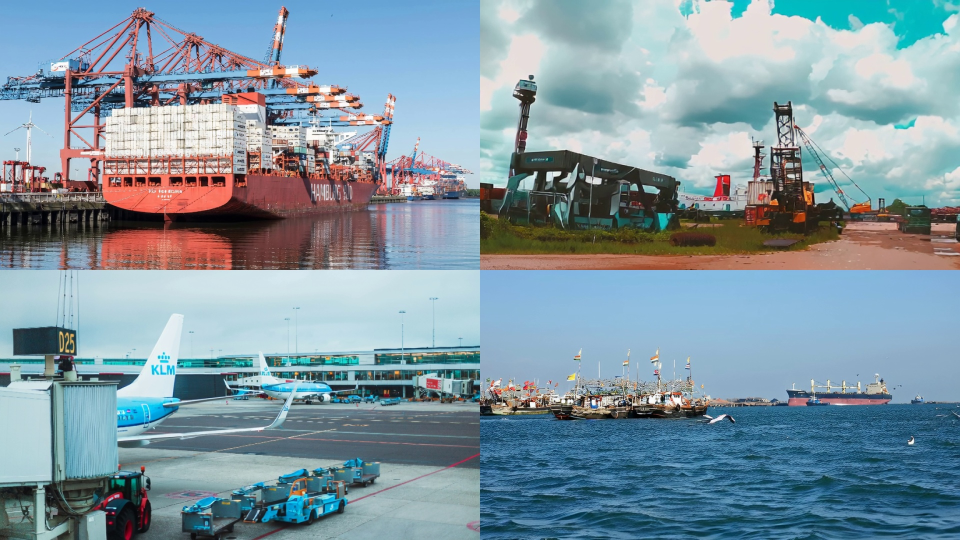
#> input picture site/assets/categories/dynamic_photorealistic_multi_motion.jpg, 1920 x 1080 px (shown at 1/2 size)
$ python -i generate_hero_cover_video.py   (imports and definitions only)
#> lines starting #> are read from the running program, lines starting #| are printed output that depends on the picture
#> further down, picture is the input picture: PIL image 1920x1080 RGB; mean R, G, B 127.7, 149.9, 161.3
#!/usr/bin/env python3
"""Generate a cinematic hero cover video from WorldArena benchmark data."""

from __future__ import annotations

import hashlib
import json
import math
import random
import shutil
import subprocess
import sys
from collections import defaultdict
from dataclasses import dataclass
from pathlib import Path

import imageio_ffmpeg
from PIL import Image, ImageDraw, ImageEnhance, ImageFilter, ImageFont, ImageOps

ROOT = Path(__file__).resolve().parents[1]
IMAGE_ROOT = ROOT.parent / "data/OpenEnvision/worldarena/image_test_balanced_5000"
VIDEO_ROOT = ROOT.parent / "data/OpenEnvision/worldarena/videos"
ANNOTATIONS = IMAGE_ROOT / "image_annotations.json"
OUTPUT = ROOT / "site/assets/benchmark_hero_cover.mp4"
PROMO_COVER = ROOT / "site/assets/worldarena-hero-cover.png"
WORK = ROOT / "artifacts/hero_cover_build"
# [1 line that did not run here, left out]

WIDTH, HEIGHT = 1920, 1080
FPS = 24
SEED = 20260620
MIN_VIDEO_QUALITY = 120.0  # prefer 4K sources
MIN_VIDEO_QUALITY_FALLBACK = 75.0
VIDEO_CLIP_SECONDS = 2.4
IMAGE_GALLERY_SECONDS = 6.5
COVER_SECONDS = 5.0
SHOWCASE_CLIP_COUNT = 8
SHOWCASE_CLIP_SECONDS = 2.0
IMAGES_PER_GALLERY = 48

FONT_BOLD = Path("/usr/share/fonts/truetype/dejavu/DejaVuSans-Bold.ttf")
FONT_REGULAR = Path("/usr/share/fonts/truetype/dejavu/DejaVuSans.ttf")
FONT_SERIF = Path("/usr/share/fonts/truetype/dejavu/DejaVuSerif-Bold.ttf")

VIDEO_EXTS = {".mp4", ".mov", ".webm", ".mkv"}
VIDEO_SCAN_ROOTS = [
    VIDEO_ROOT / "dynamic/photorealistic/videos",
    VIDEO_ROOT / "dynamic/stylized/videos",
    VIDEO_ROOT / "indoor",
    VIDEO_ROOT / "outdoor",
]


@dataclass(frozen=True)
class CategorySpec:
    key: str
    headline: str
    tags: tuple[str, ...]
    count: int
    accent: tuple[int, int, int]
    image_filter: str
    video_hint: str | None = None


# [113 lines left out: functions humanize, run, load_font, annotation_category_key, build_category_specs, index_annotations and 1 more, not called in this run]


def is_ultra_hd(path: Path) -> bool:
    name = path.name.lower()
    return any(token in name for token in ("3840", "2160", "4k"))


# [81 lines left out: functions collect_videos, videos_for_hint, pick_video_for_category, load_image_fitted, load_category_images, load_thumb, not called in this run]


_CINEMATIC_OVERLAY: Image.Image | None = None


def cinematic_overlay() -> Image.Image:
    global _CINEMATIC_OVERLAY
    if _CINEMATIC_OVERLAY is not None:
        return _CINEMATIC_OVERLAY
    overlay = Image.new("RGBA", (WIDTH, HEIGHT), (0, 0, 0, 0))
#> overlay: PIL image 1920x1080 RGBA; every value is 0
    draw = ImageDraw.Draw(overlay)
    for y in range(HEIGHT):
        t = y / max(HEIGHT - 1, 1)
        alpha = int(255 * (0.34 * (0.15 + 0.85 * t)))
        draw.line([(0, y), (WIDTH, y)], fill=(8, 10, 18, alpha))
    vignette = Image.new("L", (WIDTH, HEIGHT), 0)
#> vignette: PIL image 1920x1080 L; every value is 0
    vdraw = ImageDraw.Draw(vignette)
    vdraw.ellipse((-220, -120, WIDTH + 220, HEIGHT + 220), fill=210)
    vignette = vignette.filter(ImageFilter.GaussianBlur(90))
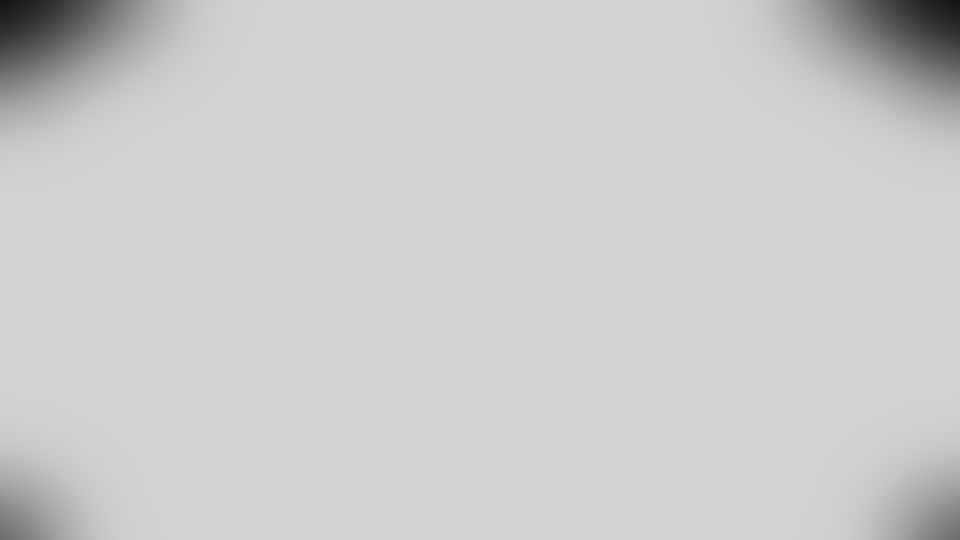
#> vignette: PIL image 1920x1080 L (shown at 1/2 size); min 21, max 210, mean 203.2
    dark = Image.new("RGBA", (WIDTH, HEIGHT), (0, 0, 0, 120))
    transparent = Image.new("RGBA", (WIDTH, HEIGHT), (0, 0, 0, 0))
    composed = Image.composite(dark, transparent, vignette)
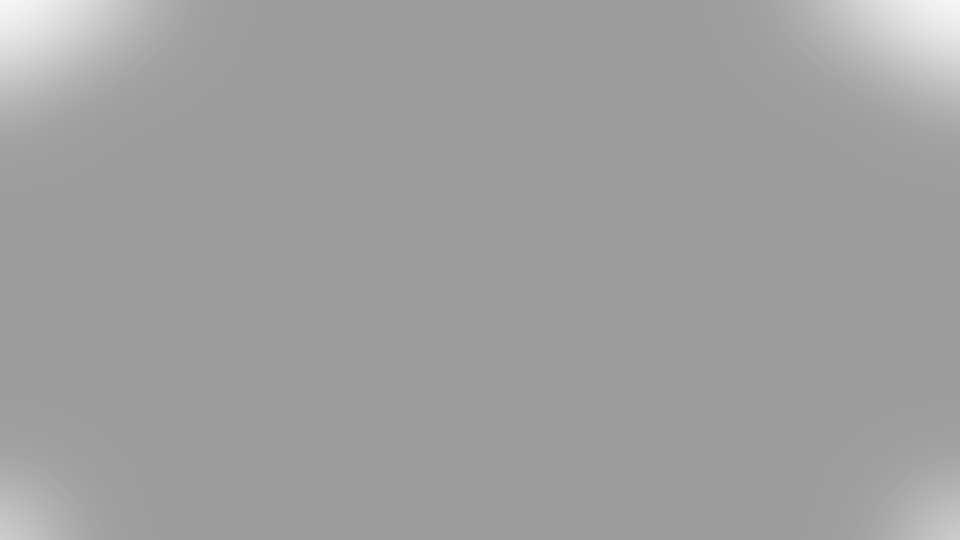
#> composed: PIL image 1920x1080 RGBA (shown at 1/2 size); mean R, G, B, A 0, 0, 0, 95.7; transparent parts drawn white
    _CINEMATIC_OVERLAY = Image.alpha_composite(overlay, composed)
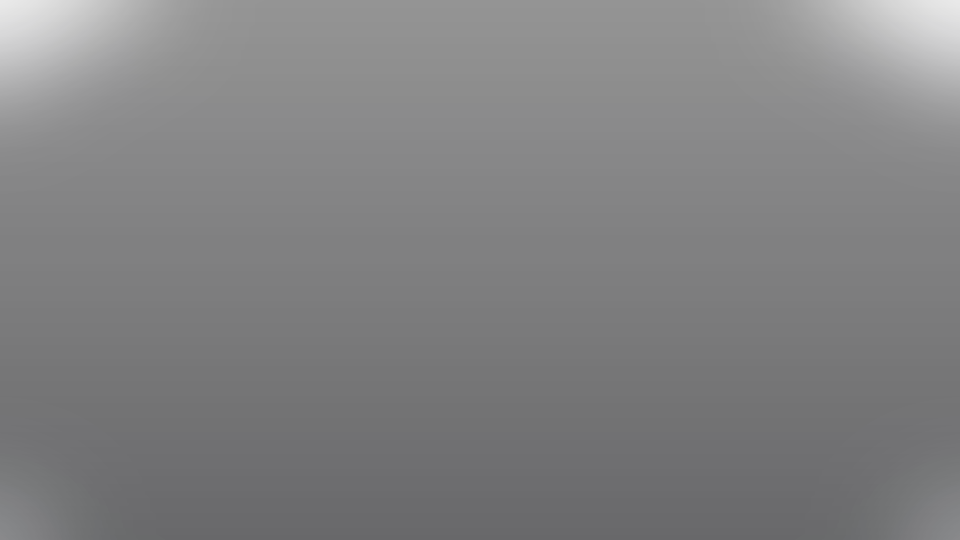
#> _CINEMATIC_OVERLAY: PIL image 1920x1080 RGBA (shown at 1/2 size); mean R, G, B, A 1.9, 2.3, 4.2, 126.3; transparent parts drawn white
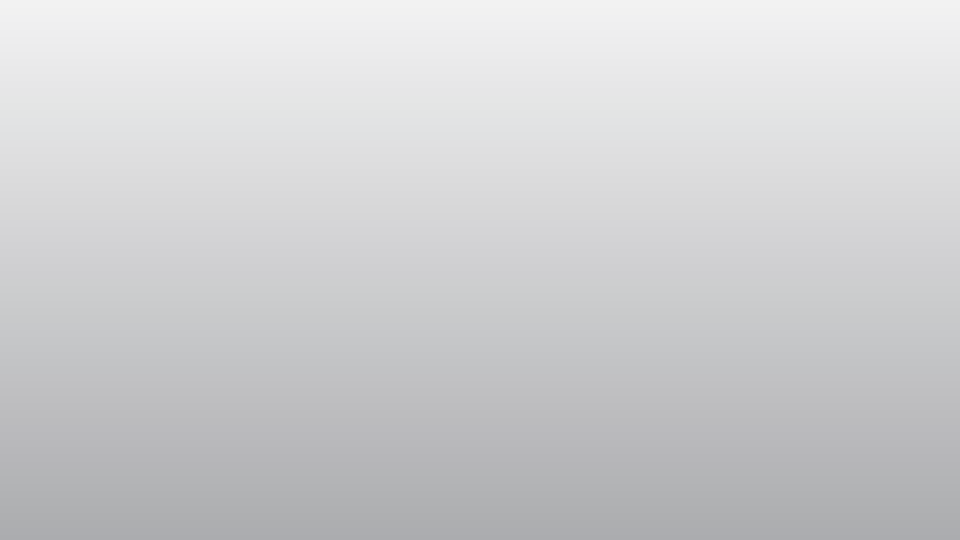
#> overlay: PIL image 1920x1080 RGBA (shown at 1/2 size); mean R, G, B, A 8, 10, 18, 49.4; transparent parts drawn white
    return _CINEMATIC_OVERLAY


def add_cinematic_overlay(frame: Image.Image) -> Image.Image:
    return Image.alpha_composite(frame.convert("RGBA"), cinematic_overlay()).convert("RGB")
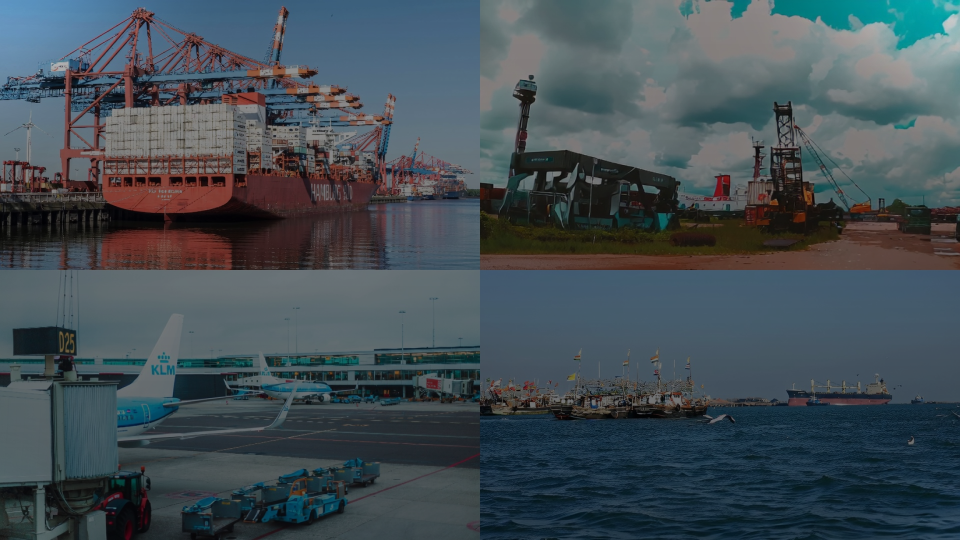
#> returned value: PIL image 1920x1080 RGB (shown at 1/2 size); mean R, G, B 66.5, 78, 84.7


# [462 lines left out: functions build_mosaic_canvas, render_mosaic_frame, draw_text_with_shadow, render_subtitle_overlay, render_stats_overlay, render_cover_ken_burns and 9 more, not called in this run]


def find_video_for_category(videos: list[Path], hint: str | None, *, used: set[str] | None = None) -> Path | None:
    return pick_video_for_category(videos, hint, used=used or set())


def clip_start_seconds(source: Path) -> float:
    digest = int(hashlib.md5(str(source).encode()).hexdigest()[:8], 16)
    return 0.9 + (digest % 360) / 100.0


# [298 lines left out: functions extract_video_clip, clip_frames_to_images, build_video_showcase_segment, try_build_category_video_segment, build_video_pulse_segment, final_concat and 1 more, not called in this run]


# [2 lines not run here, left out]

>>> from PIL import Image
>>> picture = Image.open('../site/assets/categories/dynamic_photorealistic_multi_motion.jpg')
>>> result = add_cinematic_overlay(picture)

$ run again, on site/assets/categories/static_photorealistic_city.jpg
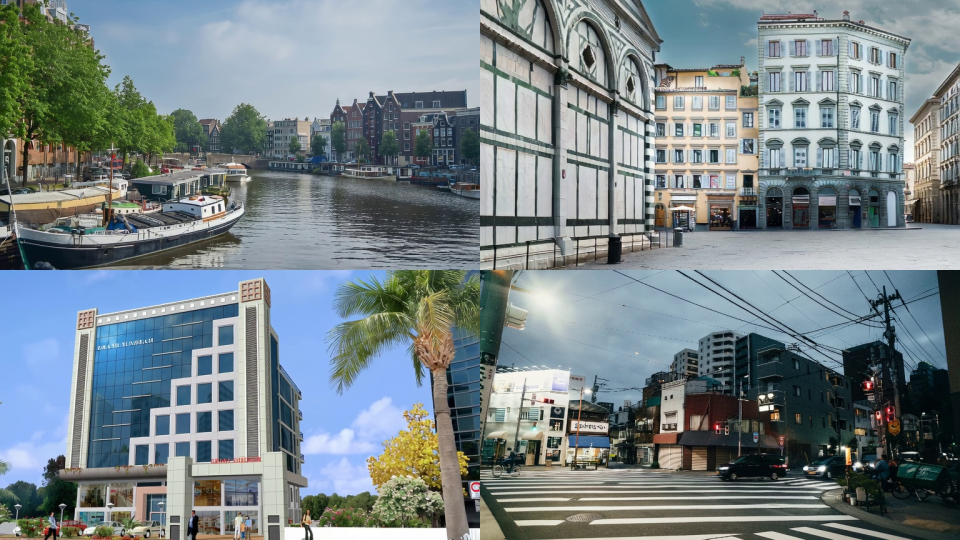
#> input picture site/assets/categories/static_photorealistic_city.jpg, 1920 x 1080 px (shown at 1/2 size)
#> picture is the input picture: PIL image 1920x1080 RGB; mean R, G, B 119.5, 132, 136.1
#> in add_cinematic_overlay, `return Image.alpha_composite(frame.convert("RGBA"), cinematic_overlay(..`:
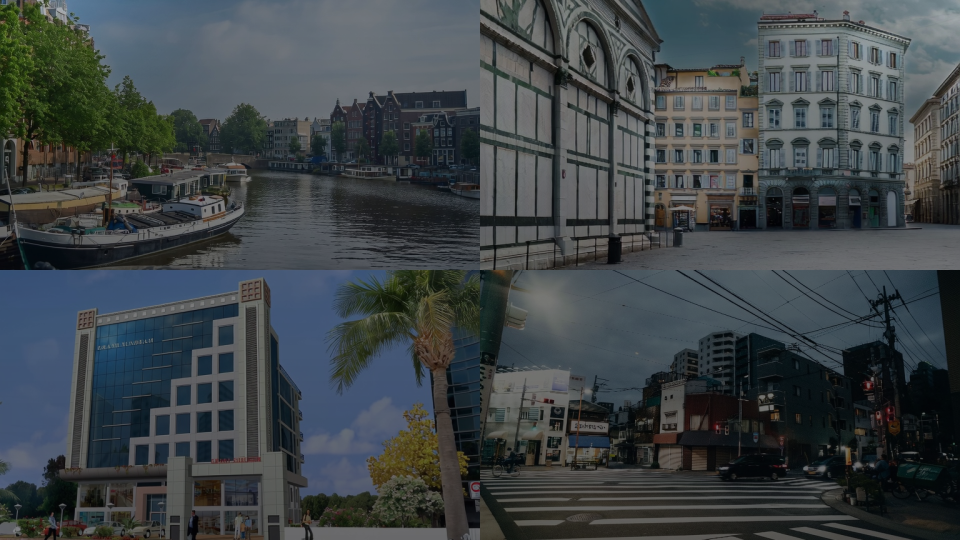
#> returned value: PIL image 1920x1080 RGB (shown at 1/2 size); mean R, G, B 61.7, 68.3, 71.2

$ run again, on site/assets/categories/static_photorealistic_living_spaces.jpg
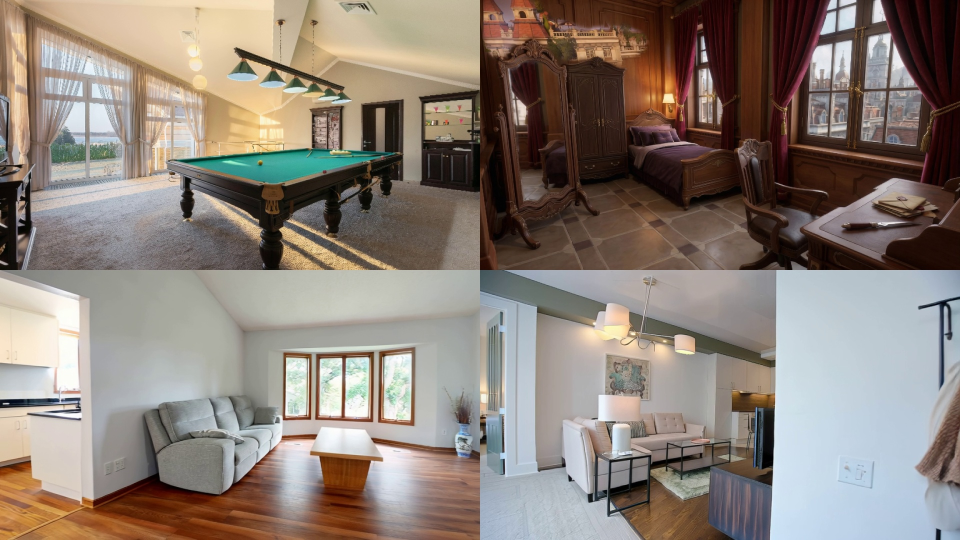
#> input picture site/assets/categories/static_photorealistic_living_spaces.jpg, 1920 x 1080 px (shown at 1/2 size)
#> picture is the input picture: PIL image 1920x1080 RGB; mean R, G, B 139.8, 128.4, 119.6
#> in add_cinematic_overlay, `return Image.alpha_composite(frame.convert("RGBA"), cinematic_overlay(..`:
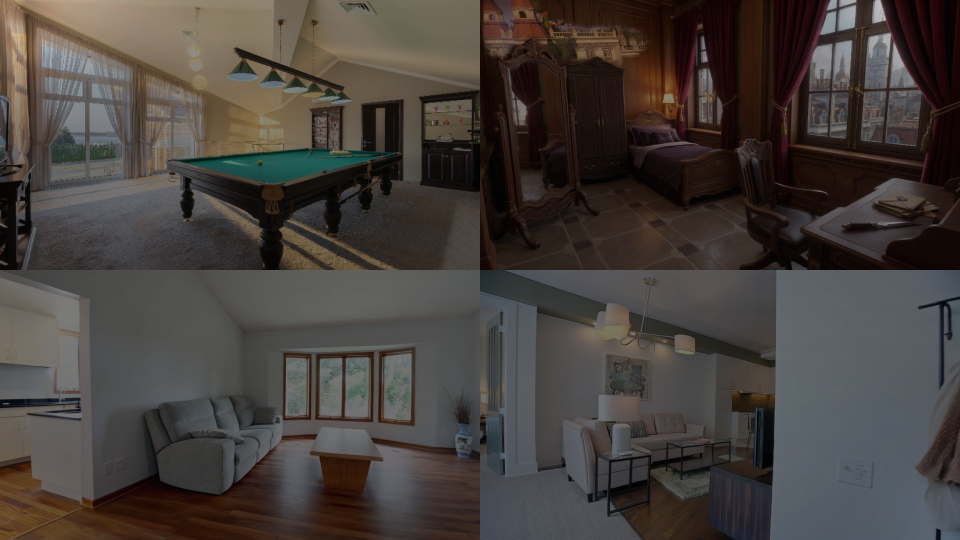
#> returned value: PIL image 1920x1080 RGB (shown at 1/2 size); mean R, G, B 70.8, 64.9, 61.1

$ run again, on site/assets/categories/static_photorealistic_public_spaces.jpg
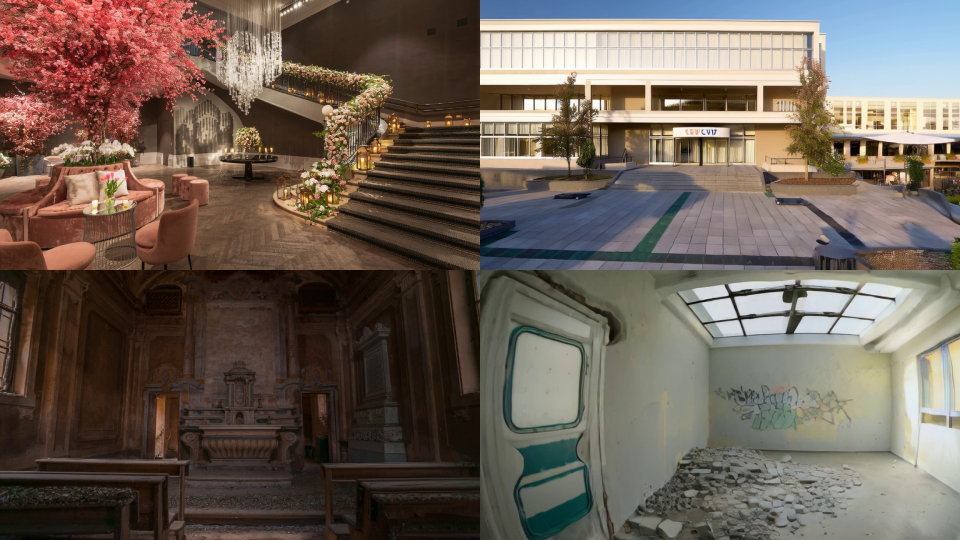
#> input picture site/assets/categories/static_photorealistic_public_spaces.jpg, 1920 x 1080 px (shown at 1/2 size)
#> picture is the input picture: PIL image 1920x1080 RGB; mean R, G, B 109.1, 96.2, 86.1
#> in add_cinematic_overlay, `return Image.alpha_composite(frame.convert("RGBA"), cinematic_overlay(..`:
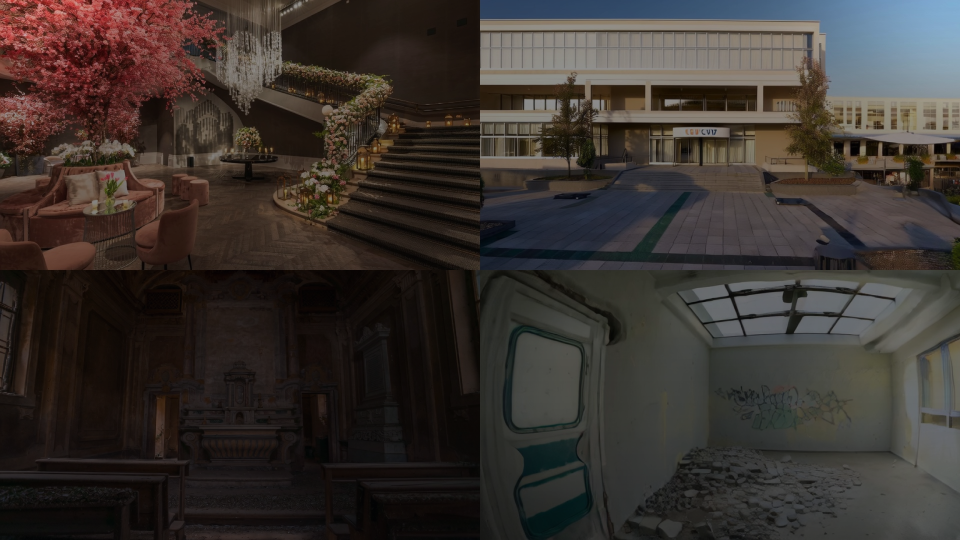
#> returned value: PIL image 1920x1080 RGB (shown at 1/2 size); mean R, G, B 57.8, 51, 47
